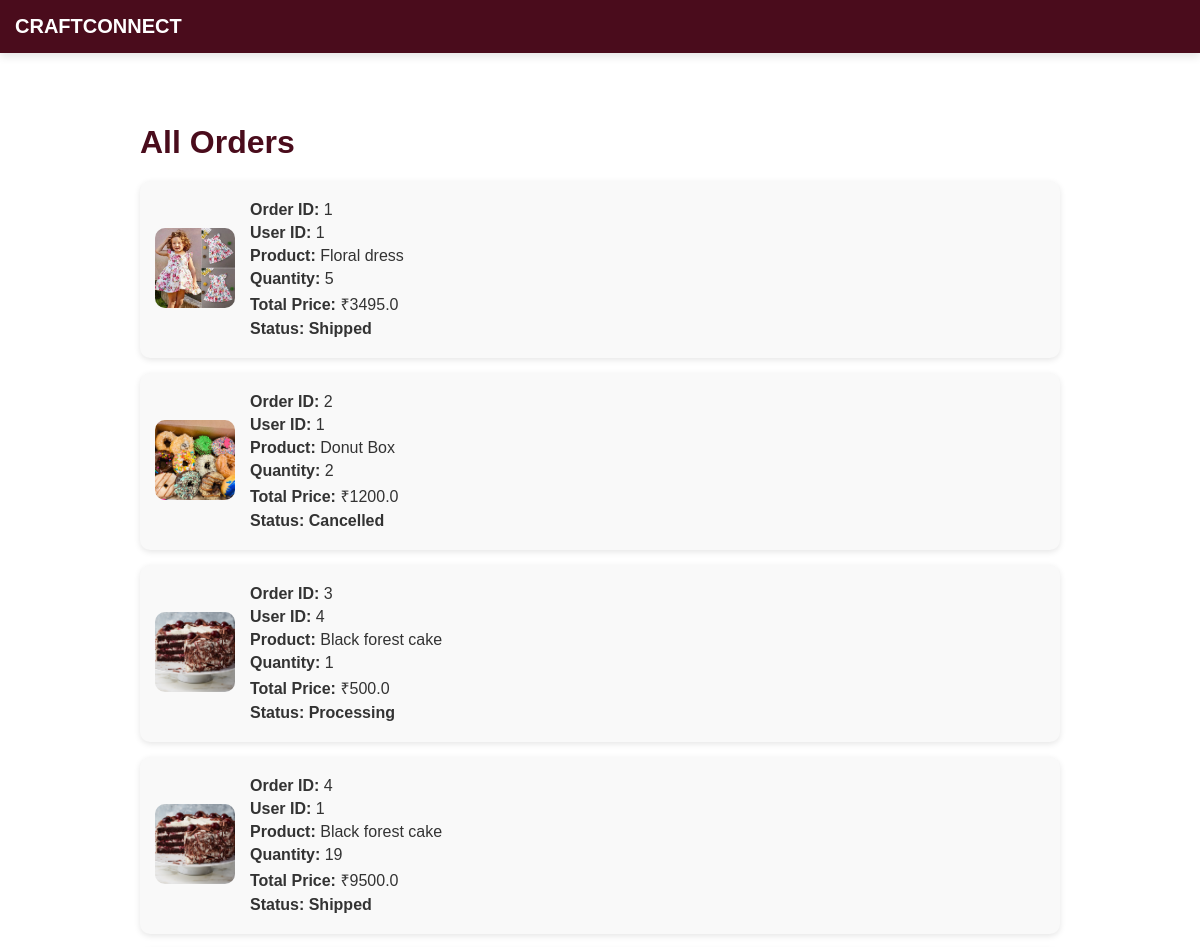
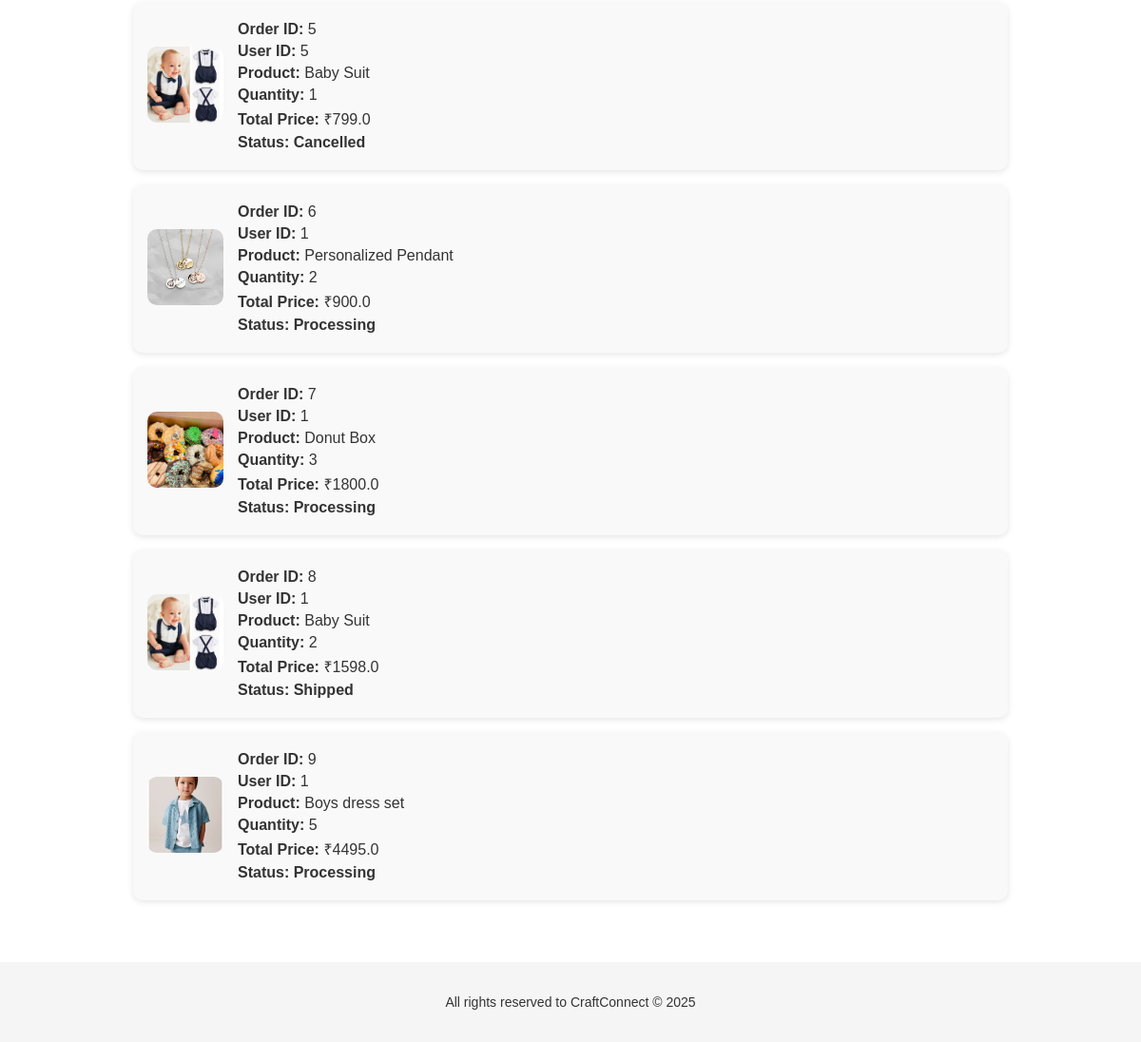
Page /admin/orders (signed in) on the committed database (2 pictures, top to bottom).
### tables this page shows
CREATE TABLE orders (
            id INTEGER PRIMARY KEY AUTOINCREMENT,
            user_id INTEGER NOT NULL,
            product_id INTEGER NOT NULL,
            quantity INTEGER NOT NULL,
            total_price REAL NOT NULL,
            status TEXT DEFAULT 'Processing',
            order_date TIMESTAMP DEFAULT CURRENT_TIMESTAMP, payment_status TEXT NOT NULL DEFAULT 'COD', address TEXT, phone TEXT, email TEXT, manufacturer_id INTEGER, confirmation_pending INTEGER DEFAULT 0, product_image TEXT, size TEXT, category text,
            FOREIGN KEY (user_id) REFERENCES users (id),
            FOREIGN KEY (product_id) REFERENCES products (id)
        );

CREATE TABLE products (
            id INTEGER PRIMARY KEY AUTOINCREMENT,
            name TEXT NOT NULL,
            description TEXT NOT NULL,
            price REAL NOT NULL,
            image TEXT NOT NULL,
            manufacturer_id INTEGER, approved INTEGER DEFAULT 0, category TEXT, stock_limit INTEGER DEFAULT NULL, size_chart TEXT,
            FOREIGN KEY (manufacturer_id) REFERENCES users (id)
        );

### app.py (the view)
@app.route('/admin/orders')
def admin_orders():
    if 'admin_logged_in' not in session:
        return redirect('/admin')
    conn = get_db_connection()
    orders = conn.execute('''
        SELECT orders.id, orders.user_id, orders.quantity, orders.total_price, orders.status,
               products.name AS product_name, products.image
        FROM orders
        JOIN products ON orders.product_id = products.id
    ''').fetchall()
    conn.close()
    for order in orders:
        print(f"Order ID {order['id']} - Image Path: {order['image']}")
    return render_template('admin_orders.html', orders=orders)

### app.py (called while the page is built)
def get_db_connection():
    conn = sqlite3.connect("craftconnect.db")
    conn.row_factory = sqlite3.Row
    return conn

### templates/admin_orders.html (shortened to what this page needs)
<!DOCTYPE html>
<html lang="en">
<head>
    <link rel="stylesheet" href="{{ url_for('static', filename='css/styles.css') }}">
</head>
<body>
    <div class="navbar">CRAFTCONNECT</div>
    <div class="container">
        <h1>All Orders</h1>
        {% for order in orders %}
        <div class="order-card">
            <div class="order-image">
                <img src="{{ url_for('static', filename='uploads/' + order.image) }}"
                    alt="Product Image"
                    onerror="this.onerror=null; this.src='{{ url_for('static', filename='uploads/default-product.jpg') }}'">
            </div>
            <div class="order-details">
                <p><strong>Order ID:</strong> {{ order.id }}</p>
                <p><strong>User ID:</strong> {{ order.user_id }}</p>
                <p><strong>Product:</strong> {{ order.product_name }}</p>
                <p><strong>Quantity:</strong> {{ order.quantity }}</p>
                <p><strong>Total Price:</strong> ₹{{ order.total_price }}</p>
                <p class="order-status"><strong>Status:</strong> {{ order.status }}</p>
            </div>
        </div>
        {% endfor %}
    </div>
    <div class="footer">
        <p>All rights reserved to CraftConnect &copy; 2025</p>
    </div>
</body>
</html>

### static/css/styles.css (style rules this page uses)
body { margin: 0; padding: 0; overflow-x: hidden; font-family: Arial, sans-serif; background: white; color: #4D0F28; min-height: 100vh; box-sizing: border-box; width:100%; max-width: 100%; }
.navbar { display: flex; justify-content: space-between; align-items: center; padding: 15px 30px; background: #4D0F28; color: white; box-shadow: 0px 4px 8px rgba(0, 0, 0, 0.1); max-width: 100%; flex-wrap: wrap; }
* { outline: none; box-sizing: border-box; max-width: 100vw; }
.footer { background-color: #4D0F28; color: white; text-align: center; padding: 20px 0; }

### templates/admin_orders.html (style rules this page uses)
body { font-family: Arial, sans-serif; background-color: #ffffff; margin: 0; padding: 0; }
.navbar { width: 100%; background-color: #4a0c1c; padding: 15px; color: white; font-size: 20px; font-weight: bold; text-align: center; }
.container { max-width: 80%; margin: 30px auto; padding: 20px; border-radius: 10px; }
h1 { text-align: left; color: #4a0c1c; margin-bottom: 20px; }
.order-card { display: flex; align-items: center; background-color: #f9f9f9; padding: 15px; border-radius: 10px; margin-bottom: 15px; box-shadow: 0px 2px 6px rgba(0, 0, 0, 0.1); transition: transform 0.2s ease-in-out, box-shadow 0.2s ease-in-out; }
.order-image img { width: 80px; height: 80px; object-fit: cover; border-radius: 10px; }
.order-details { flex-grow: 1; margin-left: 15px; }
.order-details p { margin: 5px 0; font-size: 16px; color: #333; }
.order-status { font-weight: bold; color: #4a0c1c; }
.footer { background-color: #f5f5f5; padding: 20px; text-align: center; font-size: 14px; color: #333; margin-top: 30px; }

### rows in the picture
orders: image (picture), id "1", user_id "1", product_name "Floral dress", quantity "5", total_price "3495.0", status "Shipped"
orders: image (picture), id "2", user_id "1", product_name "Donut Box", quantity "2", total_price "1200.0", status "Cancelled"
orders: image (picture), id "3", user_id "4", product_name "Black forest cake", quantity "1", total_price "500.0", status "Processing"
orders: image (picture), id "4", user_id "1", product_name "Black forest cake", quantity "19", total_price "9500.0", status "Shipped"
orders: image (picture), id "5", user_id "5", product_name "Baby Suit", quantity "1", total_price "799.0", status "Cancelled"
orders: image (picture), id "6", user_id "1", product_name "Personalized Pendant", quantity "2", total_price "900.0", status "Processing"
orders: image (picture), id "7", user_id "1", product_name "Donut Box", quantity "3", total_price "1800.0", status "Processing"
orders: image (picture), id "8", user_id "1", product_name "Baby Suit", quantity "2", total_price "1598.0", status "Shipped"
orders: image (picture), id "9", user_id "1", product_name "Boys dress set", quantity "5", total_price "4495.0", status "Processing"
